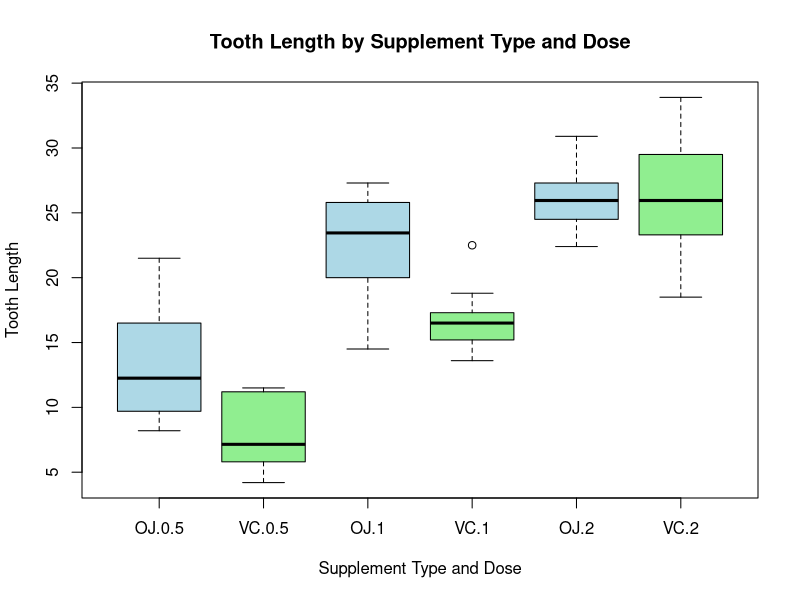

Recreate this plot in R.
## ---- chunk 1
#load dataset
data("ToothGrowth")
str(ToothGrowth)
summary(ToothGrowth)
## ---- chunk 2
boxplot(len ~ supp * dose, data = ToothGrowth, 
        main = "Tooth Length by Supplement Type and Dose", 
        xlab = "Supplement Type and Dose", 
        ylab = "Tooth Length", 
        col = c("lightblue", "lightgreen"))
## ---- chunk 3
#t-test between OJ and VC
t_test_result_0.5 <- t.test(len ~ supp, data = subset(ToothGrowth, dose == 0.5))
t_test_result_0.5

t_test_result_1 <- t.test(len ~ supp, data = subset(ToothGrowth, dose == 1))
t_test_result_1

t_test_result_2 <- t.test(len ~ supp, data = subset(ToothGrowth, dose == 2))
t_test_result_2

## ---- chunk 4
pairwise_t_test <- pairwise.t.test(ToothGrowth$len, ToothGrowth$dose, p.adjust.method = "bonferroni")
pairwise_t_test
